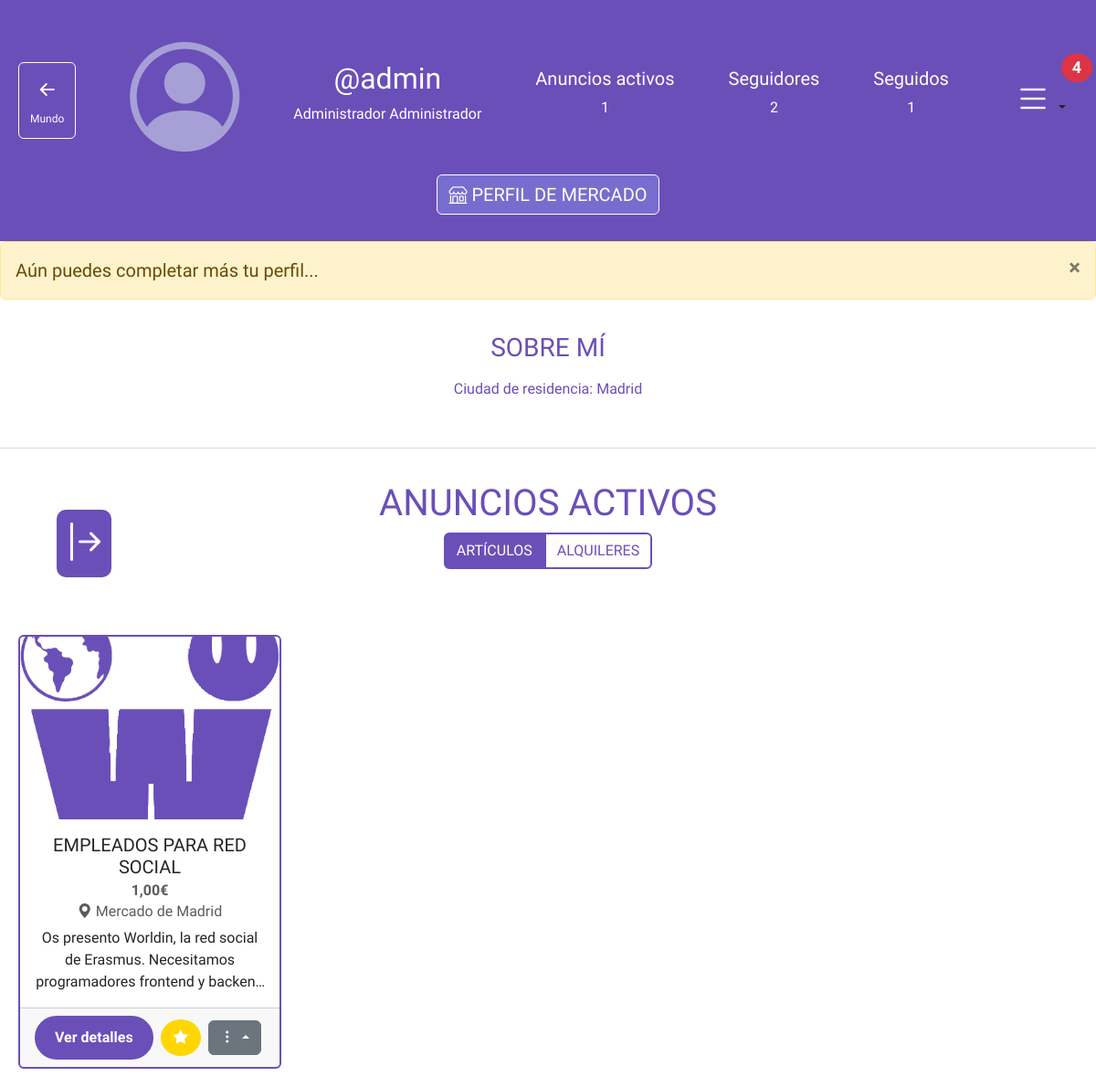
Screenshot of /my_profile/ (signed in) with the database file from the repository.
### main/models.py (models this page shows)
class CustomUser(AbstractUser):
    email = models.EmailField(unique=True)
    birthday = models.DateField(null=True, blank=True)
    city = models.CharField(max_length=100, blank=True)
    selected_city = models.CharField(max_length=100, blank=True)
    description = models.TextField(blank=True)
    profile_picture = models.ImageField(upload_to='profile_pictures/', blank=True)
    erasmus = models.BooleanField(default=False)
    show_age = models.BooleanField(default=True)
    profile_completed = models.BooleanField(default=False)
    account_visibility = models.CharField(max_length=10, choices=[('public', 'Pública'), ('private', 'Privada')], default='public')
    see_own_products = models.BooleanField(default=False)
    aficiones = models.ManyToManyField(Hobby, blank=True)
    is_city_admin = models.BooleanField(default=False)
    groups = models.ManyToManyField(Group, verbose_name='groups', blank=True, related_name='customuser_set')
    user_permissions = models.ManyToManyField(Permission, verbose_name='user permissions', blank=True, related_name='customuser_set')

### main/market/models.py (models this page shows, shortened)
class Product(models.Model):
    owner = models.ForeignKey(settings.AUTH_USER_MODEL, on_delete=models.CASCADE, related_name='products')
    title = models.CharField(max_length=200)
    description = models.TextField()
    price = models.DecimalField(max_digits=10, decimal_places=2)
    city_associated = models.CharField(max_length=200, blank=True)
    money_associated = models.CharField(max_length=50, blank = True)
    highlighted = models.BooleanField(default=False)
    highlighted_until = models.DateTimeField(null=True, blank=True)
    highlighted_at = models.DateTimeField(null=True, blank=True)
    created_at = models.DateTimeField(auto_now_add=True)
    status = models.CharField(
        max_length=10,
        choices=[
            ('on_sale', 'En venta'),
            ('booked', 'Reservado'),
            ('sold', 'Vendido')
        ],
        default='on_sale'
    )
    buyer = models.ForeignKey(
        settings.AUTH_USER_MODEL,
        null=True,
        blank=True,
        on_delete=models.SET_NULL,
        related_name='purchased_products'
    )

class ProductImage(models.Model):
    product = models.ForeignKey(Product, related_name='images', on_delete=models.CASCADE)
    image = models.ImageField(upload_to='product_pictures/', blank=False)

### main/views.py (the view)
# urls.py: path('my_profile/', views.profile, name='my_profile'),
@login_required
def profile(request):
    user = request.user
    complete_profile_alerts = 0
    announce_count = 0
    filter_option = request.GET.get('filter', 'articulos')
    user_products = Product.objects.filter(owner=request.user).annotate(
        highlighted_order=Case(
            When(highlighted=True, then=Value(0)),  # Los destacados primero
            When(highlighted=False, then=Value(1)),  # Los no destacados después
            output_field=BooleanField(),
        )).order_by('highlighted_order', '-highlighted_at', '-created_at')
    user_rentings = Rental.objects.filter(owner=request.user).annotate(
        highlighted_order=Case(
            When(highlighted=True, then=Value(0)),  # Los destacados primero
            When(highlighted=False, then=Value(1)),  # Los no destacados después
            output_field=BooleanField(),
        )).order_by('highlighted_order', '-highlighted_at', '-created_at')
    announce_count = len([product for product in user_products if product.status != 'sold']) + len([renting for renting in user_rentings if renting.status != 'sold'])
    if filter_option == 'articulos':
        user_rentings = []  # Solo mostrar productos
    elif filter_option == 'alquileres':
        user_products = []  # Solo mostrar alquileres
    if user.birthday:
        birthday_date = datetime.strptime(user.birthday.strftime('%Y-%m-%d'), '%Y-%m-%d').date()
        today = datetime.today().date()
        age = relativedelta(today, birthday_date).years
    else:
        age = None
    if user.birthday is None:
        complete_profile_alerts+=1
    if user.city=="":
        complete_profile_alerts+=1
    if user.description=="":
        complete_profile_alerts+=1
    if user.profile_picture=="":
        complete_profile_alerts+=1
    if len(user.aficiones.all()) == 0:
        complete_profile_alerts+=1
    followers_count = user.followers.count()  # Suponiendo que tienes una relación de muchos a muchos
    following_count = user.following.count()  # Suponiendo que tienes una relación de muchos a muchos
    pending_requests_count = FollowRequest.objects.filter(receiver=user, status='pending').count()
    pending_chat_requests_count = ChatRequest.objects.filter(receiver=request.user, status='pending').count()
    total_alerts = pending_requests_count + complete_profile_alerts
    private_chats = Chat.objects.filter(Q(user1=request.user) | Q(user2=request.user)).annotate(
        unread_count=Count('messages', filter=Q(messages__is_read=False) & ~Q(messages__sender=request.user))
    )
    all_groups_chats = GroupChat.objects.filter(members__user=request.user).exclude(name=request.user.city).annotate(
        unread_count=Count('group_messages', filter=Q(group_messages__is_read=False) & ~Q(group_messages__sender=request.user))
    )
    total_unread_count = sum(chat.unread_count for chat in private_chats) + sum(chat.unread_count for chat in all_groups_chats) + pending_chat_requests_count
    return render(request, 'my_profile.html', {
        'user': user,
        'user_products': user_products,
        'user_rentings' : user_rentings,
        'age': age,
        'followers_count': followers_count,
        'following_count': following_count,
        'pending_requests_count': pending_requests_count,
        'complete_profile_alerts': complete_profile_alerts,
        'total_alerts' : total_alerts,
        'announce_count' : announce_count,
        'filter_option': filter_option,
        'pending_chat_requests_count': pending_chat_requests_count,
        'total_unread_count': total_unread_count,
    })

### main/templates/profile/my_profile.html (shortened to what this page needs)
{% extends "main/sidebar.html" %}
{% block content %}
{% load static %}
<head>
    <link rel="stylesheet" href="https://maxcdn.bootstrapcdn.com/bootstrap/4.5.2/css/bootstrap.min.css">
    <link href="https://cdn.jsdelivr.net/npm/bootstrap-icons@1.7.2/font/bootstrap-icons.css" rel="stylesheet">
    <link href="https://cdn.jsdelivr.net/npm/bootstrap@5.3.0/dist/css/bootstrap.min.css" rel="stylesheet">
</head>
<body>
    <div class="container profile-container">
        <div class="profile-top d-flex justify-content-between align-items-center">
            <div>
                <a href="{% url 'world' %}" class="btn btn-primary bi-arrow-left-short d-none d-md-block" style="background-color: transparent; border-color: white;"><h3 style="font-size:12px;">Mundo</h3></a>
            </div>
            <div>
                {% if request.user.profile_picture %}
                    <img src="{{ request.user.profile_picture.url }}" class="profile-picture" alt="Perfil del cliente">
                {% else %}
                    <i class="bi bi-person-circle" style="font-size: 120px; color: #a6a0d6;"></i>
                {% endif %}
            </div>
            <div class="usuario-y-nombre text-center">
                <h2>@{{ user.username }}</h2>
                <p>{{ user.first_name }} {{ user.last_name }}</p>
            </div>
            <div class="text-center">
                <a href="{% url 'market:my_market_profile' %}" class="text-white text-decoration-none" style="background-color: transparent; border-color: white;">
                    <h5>Anuncios activos</h5>
                    <p>{% if announce_count == 0 %} 0 {%else%}{{ announce_count }} {% endif %}</p>
                </a>
            </div>
            <div class="text-center">
                <a href="{% url 'followers_and_following' username=request.user.username %}" class="text-white text-decoration-none" style="background-color: transparent; border-color: white;">
                    <h5>Seguidores</h5>
                    <p>{% if followers_count == 0 %} 0 {%else%}{{ followers_count }} {% endif %}</p>
                </a>
            </div>
            <div class="text-center">
                <a href="{% url 'followers_and_following' username=request.user.username %}" class="text-white text-decoration-none" style="background-color: transparent; border-color: white;">
                    <h5>Seguidos</h5>
                    <p>{% if following_count == 0 %} 0 {%else%}{{ following_count }} {% endif %}</p>
                </a>
            </div>
            <div class="dropdown">
                <button class="btn dropdown-toggle position-relative" type="button" data-bs-toggle="dropdown" aria-expanded="false">
                    <i class="bi bi-list" style="color:white; font-size: 2.5em;"></i>
                    {% if total_alerts > 0 %}
                        <span class="position-absolute top-0 start-100 translate-middle badge rounded-pill bg-danger" style="font-size:18px;">
                            {{ total_alerts }}
                        </span>
                    {% endif %}
                </button>
            </div>
        </div>
        <div class="text-center" style="background-color: #6a4fb8; padding: 10px;">
            <a href="{% url 'market:my_market_profile' %}" class="btn btn-primary" style="margin-top:-5%; width:auto; background-color:#786dce; color:white; border-color:white; font-size:20px;">
                <i class="bi bi-shop"></i>
                PERFIL DE MERCADO
            </a>
        </div>
        {% if complete_profile_alerts > 0 %}
            <div id="alertMessage" class="alert alert-warning" style="font-size: 20px;">
                Aún puedes completar más tu perfil...
                <button type="button" class="close" onclick="this.parentElement.style.display='none';" aria-label="Close">
                    <span aria-hidden="true">&times;</span>
                </button>
            </div>
        {% endif %}
        <div class="profile-section">
            <h3>SOBRE MÍ</h3>
            <p>
            <p>{% if user.city %}Ciudad de residencia: {{ user.city }}{% endif %}</p>
        </div>
        <hr class="hr-separator">
        <div class="profile-section">
            {% if announce_count < 1 %}
                <h2>NO HAY ANUNCIOS ACTIVOS</h2>
                {% if request.user.city == "" %}
                    Para añadir nuevos anuncios debes tener asociada una ciudad de residencia a tu perfil.<br>
                    Añádela ahora y publica nuevos.<br>
                    <a href="{% url 'edit_profile' %}" class="btn-add-product" style="margin-top:10px;">
                        <i class="bi bi-plus"></i>
                        AÑADIR CIUDAD DE RESIDENCIA
                    </a>
                {% elif request.user.city and user_products|length < 1 and user_rentings|length < 1%}
                    <div class="mt-3 mb-5">
                        <a href="{% url 'market:my_market_profile' %}">
                            Publica nuevos anuncios desde el perfil de mercado.
                        </a>
                    </div>
                {% endif %}
            {% else %}
                <h1>ANUNCIOS ACTIVOS</h1>
            {% endif %}
            {% if announce_count != 0 %}
                <div class="btn-group" role="group" aria-label="Botones de filtro">
                    <a href="?filter=articulos" class="btn {% if filter_option == 'articulos' %}btn-custom-selected{% else %}btn-custom{% endif %}">ARTÍCULOS</a>
                    <a href="?filter=alquileres" class="btn {% if filter_option == 'alquileres' %}btn-custom-selected{% else %}btn-custom{% endif %}">ALQUILERES</a>
                </div>
            {% endif %}
            {% if filter_option == 'articulos' %}
                    {% if user_products|length == 0 %}
                        <p class="mt-5">No tienes a la venta ningun artículo.<br>
                        <a style = "text-decoration:none;" href="{% url 'market:add_product' %}"><strong>Publica un artículo nuevo ahora</strong></a></p>
                    {% else %}
                        <div class="row row-cols-1 row-cols-sm-2 row-cols-md-3 row-cols-lg-4 g-4 mt-5">
                            {% for product in user_products %}
                                {% if product.status == 'sold' %}
                                <div class="col">
                                    <div class="card d-flex flex-column shadow-sm"
                                         style="width: 18rem; height: 100%; border-color: #6a4fb8; border-width: 2px; opacity: 0.5; pointer-events: none;">
                                        <img class="card-img-top" src="{{ product.images.first.image.url }}" alt="Imagen de producto" style="object-fit: cover; height: 200px;">
                                        <div class="card-body d-flex flex-column" style="flex-grow: 1;">
                                            <span class="badge bg-danger text-white mb-2">VENDIDO</span>
                                            <h5 class="card-title">{{ product.title }}</h5>
                                            <h6 class="card-subtitle mb-2 text-muted"><strong>{{ product.price }}{{ product.money_associated }}</strong></h6>
                                            <h6 class="card-subtitle mb-2 text-muted"><i class="bi bi-geo-alt-fill"></i> Mercado de {{ product.city_associated }}</h6>
                                            <p class="card-text text-truncate">{{ product.description }}</p>
                                        </div>
                                    </div>
                                </div>
                                {% else %}
                                    <div class="col">
                                        <div class="card d-flex flex-column" style="width: 18rem; height: 100%; border-color:#6a4fb8; border-width:2px;">
                                            <img class="card-img-top" src="{{ product.images.first.image.url }}" alt="Imagen de producto" style="object-fit: cover; height: 200px;">
                                            <div class="card-body d-flex flex-column" style="flex-grow: 1;">
                                                <h5 class="card-title">{{ product.title }}</h5>
                                                <h6 class="card-subtitle mb-2 text-muted"><strong>{{ product.price }}{{ product.money_associated }}</strong></h6>
                                                <h6 class="card-subtitle mb-2 text-muted"><i class="bi bi-geo-alt-fill"></i> Mercado de {{ product.city_associated }}</h6>
                                                <p class="card-text text-truncate">{{ product.description }}</p>
                                            </div>
                                            <div class="card-footer d-flex align-items-center" style="flex-grow: 1;">
                                                <a href="{% url 'market:product_details' product_id=product.id %}" class="btn-add-product me-2">Ver detalles</a>
                                                {% if  not product.highlighted or not product.highlighted_until %}
                                                    <a href="{% url 'market:highlight_product' product_id=product.id%}" class="btn-highlight-product rounded-circle d-flex align-items-center justify-content-center me-2" style="width: 40px; height: 40px;">
                                                        <i class="bi bi-star-fill"></i>
                                                    </a>
                                                {% endif %}
                                                <div class="dropup">
                                                    <button class="btn btn-secondary dropdown-toggle" type="button" id="dropdownMenuButton{{ product.id }}" data-bs-toggle="dropdown" aria-expanded="false">
                                                        <i class="bi bi-three-dots-vertical"></i>
                                                    </button>
                                                </div>
                                            </div>
                                        </div>
                                    </div>
                                {% endif %}
                            {% endfor %}
                        </div>
                    {% endif %}
                {% endif %}
            </div>
    </div>
</body>
{% endblock %}

### rows the page displays
CustomUser: username "admin", first_name "Administrador", last_name "Administrador", city "Madrid"
Product: images.first.image (picture), title "EMPLEADOS PARA RED SOCIAL", price "1,00", money_associated "€", city_associated "Madrid", description "Os presento Worldin, la red social de Erasmus. Necesitamos programadores frontend y…", highlighted False (drawn)

### other values shown
{{ announce_count }} "1"
{{ followers_count }} "2"
{{ following_count }} "1"
{{ total_alerts }} "4"
